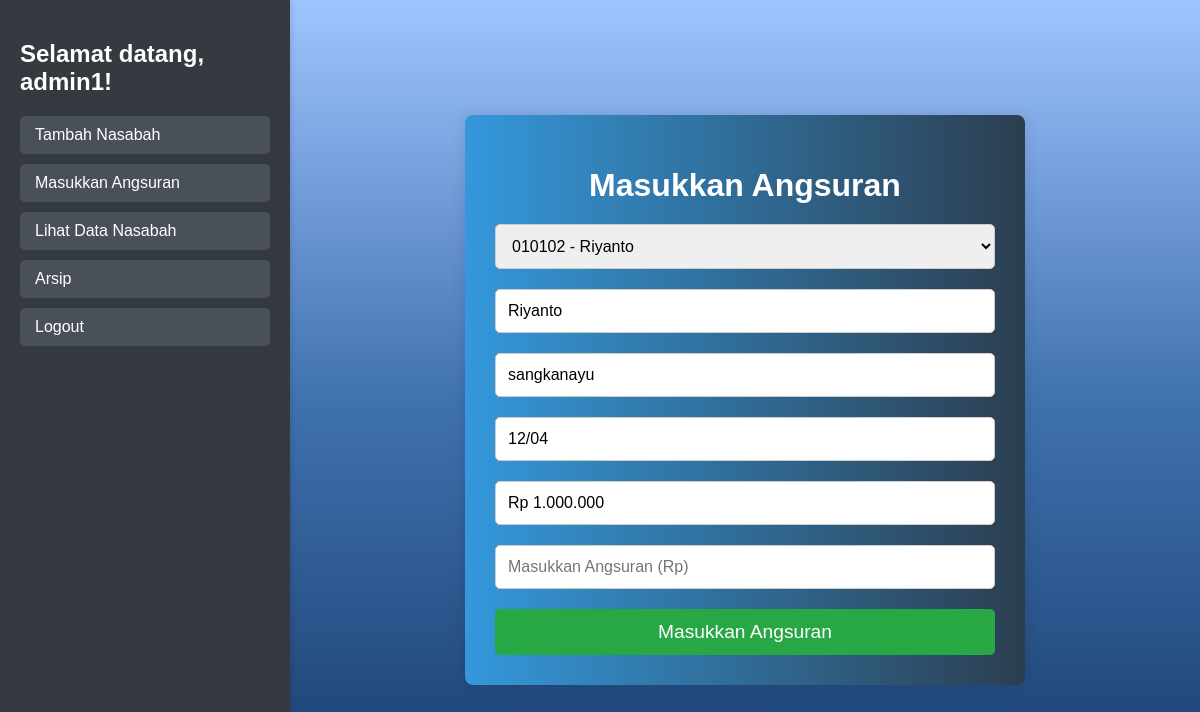
The page /index.html/masukan_angsuran.php?nik=010102 (signed in) on the database its author committed.
### tables this page shows
CREATE TABLE `nasabah` (
  `id` int(11) NOT NULL,
  `nik` varchar(16) NOT NULL,
  `nama` varchar(100) NOT NULL,
  `alamat` text NOT NULL,
  `rt_rw` varchar(10) NOT NULL,
  `pinjaman` decimal(15,2) NOT NULL,
  `saldo` decimal(15,2) DEFAULT NULL,
  `angsuran1` decimal(10,2) DEFAULT NULL,
  `angsuran1_date` datetime DEFAULT NULL,
  `angsuran2` decimal(10,2) DEFAULT NULL,
  `angsuran2_date` datetime DEFAULT NULL,
  `angsuran3` decimal(10,2) DEFAULT NULL,
  `angsuran3_date` datetime DEFAULT NULL,
  `angsuran4` decimal(10,2) DEFAULT NULL,
  `angsuran4_date` datetime DEFAULT NULL,
  `angsuran5` decimal(10,2) DEFAULT NULL,
  `angsuran5_date` datetime DEFAULT NULL,
  `angsuran6` decimal(10,2) DEFAULT NULL,
  `angsuran6_date` datetime DEFAULT NULL,
  `angsuran7` decimal(10,2) DEFAULT NULL,
  `angsuran7_date` datetime DEFAULT NULL,
  `angsuran8` decimal(10,2) DEFAULT NULL,
  `angsuran8_date` datetime DEFAULT NULL,
  `angsuran9` decimal(10,2) DEFAULT NULL,
  `angsuran9_date` datetime DEFAULT NULL,
  `angsuran10` decimal(10,2) DEFAULT NULL,
  `angsuran10_date` datetime DEFAULT NULL
);

### index.html/masukan_angsuran.php (the view, shortened to what this page needs)
<?php
require 'connection.php';
$nasabahData = null;
$nik = null;
$nikQuery = "SELECT nik, nama FROM nasabah";
$nikResult = $conn->query($nikQuery);
if (isset($_GET['nik'])) {
    $nik = $_GET['nik'];
    $nasabahQuery = "SELECT * FROM nasabah WHERE nik = '$nik'";
    $nasabahResult = $conn->query($nasabahQuery);
    if ($nasabahResult->num_rows > 0) {
        $nasabahData = $nasabahResult->fetch_assoc();
    }
}
?>
<!DOCTYPE html>
<html lang="id">
<head>
</head>
<body>
    <div class="navbar">
        <h2>Selamat datang, <?php echo htmlspecialchars($_SESSION['username']); ?>!</h2>
        <a href="tambah_nasabah.php">Tambah Nasabah</a>
        <a href="masukan_angsuran.php">Masukkan Angsuran</a>
        <a href="lihat_data.php">Lihat Data Nasabah</a>
        <a href="arsip.php">Arsip</a>
        <a href="menu.php?logout=true" class="logout">Logout</a>
    </div>
    <div class="content">
        <div class="form-container">
            <h1>Masukkan Angsuran</h1>
            <form method="POST" action="masukan_angsuran.php">
                <select name="nik" id="nik" onchange="fetchData()">
                    <?php while ($row = $nikResult->fetch_assoc()): ?>
                        <option value="<?php echo $row['nik']; ?>" <?php echo (isset($nik) && $nik == $row['nik']) ? 'selected' : ''; ?>>
                            <?php echo $row['nik']; ?> - <?php echo $row['nama']; ?>
                        </option>
                    <?php endwhile; ?>
                </select>
                <?php if ($nasabahData): ?>
                    <input type="text" id="nama" name="nama" placeholder="Nama" value="<?php echo htmlspecialchars($nasabahData['nama']); ?>" readonly>
                    <input type="text" id="alamat" name="alamat" placeholder="Alamat" value="<?php echo htmlspecialchars($nasabahData['alamat']); ?>" readonly>
                    <input type="text" id="rt_rw" name="rt_rw" placeholder="RT/RW" value="<?php echo htmlspecialchars($nasabahData['rt_rw']); ?>" readonly>
                    <input type="text" id="pinjaman" name="pinjaman" placeholder="Pinjaman" value="<?php echo 'Rp ' . number_format($nasabahData['pinjaman'], 0, ',', '.'); ?>" readonly>
                <?php endif; ?>
                <input type="text" name="angsuran" id="angsuran" placeholder="Masukkan Angsuran (Rp)" required>
                <button type="submit">Masukkan Angsuran</button>
            </form>
        </div>
    </div>
</body>
</html>

### index.html/masukan_angsuran.php (style rules this page uses)
body { font-family: Arial, sans-serif; margin: 0; padding: 0; display: flex; height: 100vh; background: linear-gradient(to bottom, #a0c4ff, #3f72af, #1a3d6e); }
.navbar { width: 250px; background-color: #343a40; color: white; padding: 20px; box-shadow: 2px 0 5px rgba(0, 0, 0, 0.1); }
.navbar h2 { margin-bottom: 20px; font-size: 1.5em; }
.navbar a { display: block; color: white; text-decoration: none; padding: 10px 15px; margin-bottom: 10px; background-color: #495057; border-radius: 5px; }
.content { flex: 1; padding: 20px; display: flex; justify-content: center; align-items: center; }
.form-container { background: white; padding: 30px; border-radius: 8px; box-shadow: 0 0 15px rgba(0, 0, 0, 0.1); width: 100%; max-width: 500px; text-align: center; background: linear-gradient(to right, #3498db, #2c3e50); }
.form-container h1 { margin-bottom: 20px; color: white; font-size: 2em; }
.form-container input, .form-container select { padding: 12px; width: 100%; margin-bottom: 20px; border-radius: 5px; border: 1px solid #ccc; font-size: 1em; box-sizing: border-box; }
.form-container button { padding: 12px 15px; background-color: #28a745; color: white; border: none; border-radius: 5px; cursor: pointer; font-size: 1.2em; width: 100%; }

### rows shown on the page
nasabah: nama "Riyanto", alamat "sangkanayu", rt_rw "12/04", pinjaman "Rp 1.000.000"

### other values the page prints
$_SESSION['username'] "admin1"
form field nik "010102 - Riyanto"
